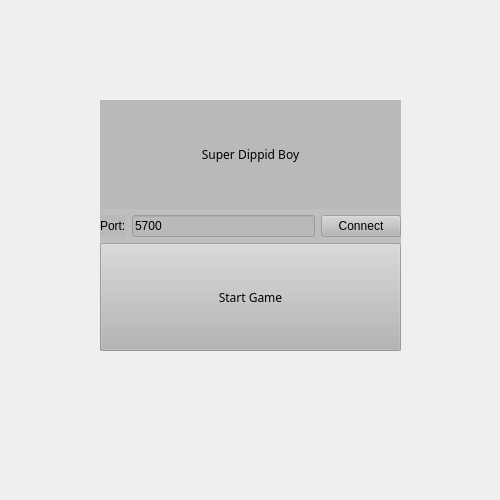
<?xml version="1.0" encoding="UTF-8"?>
<ui version="4.0">
 <class>Form</class>
 <widget class="QWidget" name="Form">
  <property name="geometry">
   <rect>
    <x>0</x>
    <y>0</y>
    <width>500</width>
    <height>500</height>
   </rect>
  </property>
  <property name="sizePolicy">
   <sizepolicy hsizetype="Fixed" vsizetype="Fixed">
    <horstretch>0</horstretch>
    <verstretch>0</verstretch>
   </sizepolicy>
  </property>
  <property name="windowTitle">
   <string>Form</string>
  </property>
  <widget class="QWidget" name="GameCanvas" native="true">
   <property name="geometry">
    <rect>
     <x>-10</x>
     <y>0</y>
     <width>511</width>
     <height>501</height>
    </rect>
   </property>
  </widget>
  <widget class="QWidget" name="GameMenu" native="true">
   <property name="geometry">
    <rect>
     <x>100</x>
     <y>100</y>
     <width>301</width>
     <height>251</height>
    </rect>
   </property>
   <property name="styleSheet">
    <string notr="true">background-color:rgba(181, 181, 181, 155)</string>
   </property>
   <widget class="QWidget" name="verticalLayoutWidget">
    <property name="geometry">
     <rect>
      <x>0</x>
      <y>0</y>
      <width>301</width>
      <height>251</height>
     </rect>
    </property>
    <layout class="QVBoxLayout" name="verticalLayout" stretch="1,1,1">
     <item>
      <widget class="QLabel" name="label">
       <property name="font">
        <font>
         <family>Blackoak Std</family>
         <weight>50</weight>
         <bold>false</bold>
         <strikeout>false</strikeout>
         <kerning>true</kerning>
        </font>
       </property>
       <property name="text">
        <string>Super Dippid Boy</string>
       </property>
       <property name="alignment">
        <set>Qt::AlignCenter</set>
       </property>
      </widget>
     </item>
     <item>
      <layout class="QHBoxLayout" name="horizontalLayout">
       <item>
        <widget class="QLabel" name="label_2">
         <property name="text">
          <string>Port:</string>
         </property>
        </widget>
       </item>
       <item>
        <widget class="QLineEdit" name="lineEdit">
         <property name="text">
          <string>5700</string>
         </property>
        </widget>
       </item>
       <item>
        <widget class="QPushButton" name="pushButton_2">
         <property name="text">
          <string>Connect</string>
         </property>
        </widget>
       </item>
      </layout>
     </item>
     <item>
      <widget class="QPushButton" name="StartGameButton">
       <property name="sizePolicy">
        <sizepolicy hsizetype="Preferred" vsizetype="Preferred">
         <horstretch>0</horstretch>
         <verstretch>0</verstretch>
        </sizepolicy>
       </property>
       <property name="font">
        <font>
         <family>Blackoak Std</family>
        </font>
       </property>
       <property name="layoutDirection">
        <enum>Qt::LeftToRight</enum>
       </property>
       <property name="autoFillBackground">
        <bool>false</bool>
       </property>
       <property name="text">
        <string>Start Game</string>
       </property>
      </widget>
     </item>
    </layout>
   </widget>
  </widget>
 </widget>
 <resources/>
 <connections/>
</ui>
